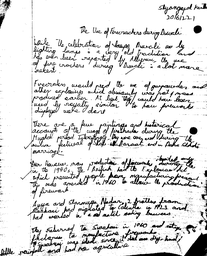
#> input picture src/Document/bin1.png, 207 x 256 px, shrunk from 902 x 1114 before the run, given in place of 012.png, which was not available
$ jupyter execute ShadowRemovalDemo.ipynb   (shell and % lines are left out)   (older library calls are emulated)
#> lines starting #> are read from the running program, lines starting #| are printed output that depends on the picture; after the words box and inside, x2 and y2 are one past the last pixel; in counts of white or black regions, pixels touching at a corner belong together; long printed decimals are rounded; pictures that were not available may be replaced by others from this repository, and a replacement may not be noted
[cell 1]
import numpy as np
import cv2
import matplotlib.pyplot as plt
from PIL import Image
from scipy import ndimage
from skimage.morphology import erosion, dilation, opening, closing, white_tophat
from skimage.morphology import disk

[cell 2]
def adaptive_thresh(input_img):

    h, w = input_img.shape

    S = int(w/8)
    s2 = int(S/2)
    T = 15.0

    #integral img
    int_img = np.zeros_like(input_img, dtype=np.uint32)
    for col in range(w):
        for row in range(h):
            int_img[row,col] = input_img[0:row,0:col].sum()

    #output img
    out_img = np.zeros_like(input_img)

    for col in range(w):
        for row in range(h):
            #SxS region
            y0 = max(row-s2, 0)
            y1 = min(row+s2, h-1)
            x0 = max(col-s2, 0)
            x1 = min(col+s2, w-1)

            count = (y1-y0)*(x1-x0)
            #print(x0,y0,x1,y1)
            sum_ = int_img[y1, x1]-int_img[y0, x1]-int_img[y1, x0]+int_img[y0, x0]

            if input_img[row, col]*count < sum_*(100.-T)/100.:
                out_img[row,col] = 0
            else:
                out_img[row,col] = 255

    return out_img


def faster_bradley_threshold(image, threshold=70, window_r=45):
    percentage = threshold / 100.
    window_diam = 2*window_r + 1
    # convert image to numpy array of grayscale values
    img = np.array(image).astype(np.float) # float for mean precision
    # matrix of local means with scipy
    means = ndimage.uniform_filter(img, window_diam)
    # result: 0 for entry less than percentage*mean, 255 otherwise
    height, width = img.shape[:2]
    result = np.zeros((height,width), np.uint8)   # initially all 0
    result[img >= percentage * means] = 255
    return np.array(result)

[cell 3]
def get_shading(rim,mask):
    im=rim

    im=cv2.copyMakeBorder(rim, top=100, bottom=100, left=100, right=100, borderType= cv2.BORDER_CONSTANT, value=255)
    mask=cv2.copyMakeBorder(mask, top=100, bottom=100, left=100, right=100, borderType= cv2.BORDER_CONSTANT, value=255)
    mask=mask/255
    shading=np.zeros(im.shape)
    for i in range(len(im)):
        #print(i)
        for j in range(len(im[i])):
            if mask[i][j]>0:
                shading[i][j]=im[i][j]
            else:
                dx=3
                dy=3
                while np.count_nonzero(mask[i-dx:i+dx,j-dy:j+dy])<25:
                    dx+=2
                    dy+=1
                curr=0.0
                tot=0.0
                for it1 in range(max(i-dx,0),min(i+dx,len(mask))):
                    for it2 in range(max(j-dy,0),min(j+dy,len(mask[0]))):
                        if mask[it1][it2]>0:
                            curr+=im[it1][it2]
                            tot+=1
                shading[i][j]=curr/tot


    return shading[100:-100,100:-100]


def get_reflectance(im,shading):
    reflectance=np.zeros(im.shape,dtype='float64')
    for i in range(len(im)):
        for j in range(len(im[i])):
            if shading[i][j]==0:
                reflectance[i][j]=im[i][j]
            else:
                reflectance[i][j]=((im[i][j]*1.0)/shading[i][j])


    return reflectance

[cell 4]
rim=cv2.imread('./ACCV-Dataset/RealWorld/012.png',0)
#> rim is the input picture: shape (256, 207); min 0, max 255, mean 221.4
plt.imshow(rim,cmap='gray')

[cell 5]
rim=cv2.imread('./ACCV-Dataset/RealWorld/012.png',0)
mask=adaptive_thresh(rim)
#> after the loop in adaptive_thresh, `for col in range(w):`:
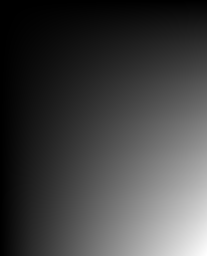
#> int_img: shape (256, 207) uint32; min 0, max 11653659, mean 3033692.7; drawn with min black and max white
#> after the loop in adaptive_thresh, `for col in range(w):`:
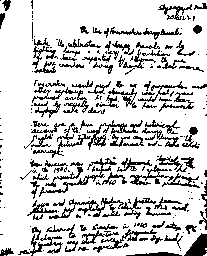
#> out_img: shape (256, 207); 81.3% white; black in thin lines or dots
c=0
for i in range(len(mask)):
    for j in range(len(mask[i])):
        if mask[i][j]>0:
            mask[i][j]=255
        else:
            mask[i][j]=0
            c+=1
#> after the loop, c = 9896
plt.imshow(mask,cmap='gray',vmax=255,vmin=0)

[cell 6]
shading=get_shading(rim,mask)
#> in get_shading, `im=cv2.copyMakeBorder(rim, top=100, bottom=100, left=100, right=100, b..`:
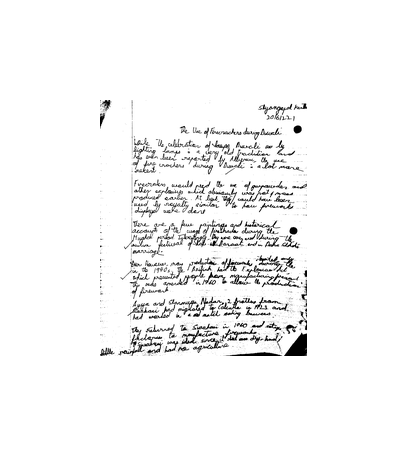
#> im: shape (456, 407); min 0, max 255, mean 245.4
#> in get_shading, `mask=cv2.copyMakeBorder(mask, top=100, bottom=100, left=100, right=100..`: mask: shape (456, 407); 94.7% white; black in thin lines or dots, all inside (x1, y1, x2, y2) = (100, 100, 307, 356)
#> after the loop in get_shading, `for i in range(len(im)):`:
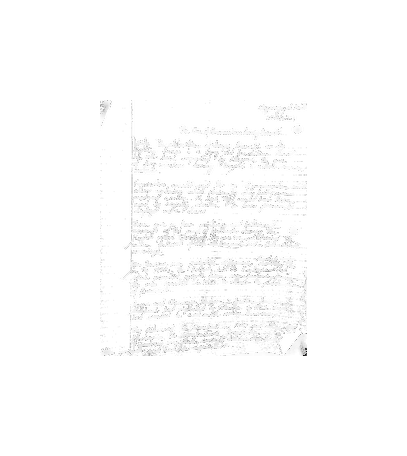
#> shading: shape (456, 407) float64; min 8, max 255, mean 253
#> in get_shading, `return shading[100:-100,100:-100]`:
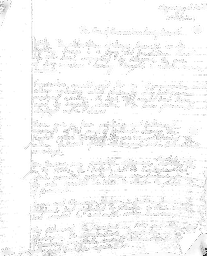
#> returned value: shape (256, 207) float64; min 8, max 255, mean 247.9

[cell 7]
plt.imshow(shading,cmap='gray')
print(np.min(shading),np.max(shading))
#| 8.0 255.0

rim=cv2.imread('./ACCV-Dataset/RealWorld/012.png',0)
print(np.min(rim),np.max(rim))
#| 0 255
plt.axis('off')

[cell 8]
nshading = (255*(shading-np.min(shading)))/(np.max(shading)-np.min(shading))
rim=get_reflectance(rim,shading)
#> after the loop in get_reflectance, `for i in range(len(im)):`:
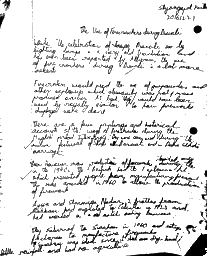
#> reflectance: shape (256, 207) float64; min 0, max 1, mean 0.891
print(np.min(rim),np.max(rim))
#| 0.0 1.0
plt.imshow(rim,cmap='gray')
plt.axis('off')

[cell 9]
#rim=cv2.resize(rim,None,fx=0.2,fy=0.2)
rim=rim*255.0
for i in range(2):

    print("Iteration",i)
    #mask=cv2.adaptiveThreshold(rim, 255,cv2.ADAPTIVE_THRESH_GAUSSIAN_C, cv2.THRESH_BINARY,41,20)
    mask=adaptive_thresh(rim)

    #mask=cv2.dilate(mask,circle,iterations = 1)
    print("Thresholding done")
    n3=str(i)+'mask.png'
    #cv2.imwrite(n3,mask)

    shading=get_shading(rim,mask)
    print("shading done")

    #plt.imshow(shading,cmap='gray')

    rim=get_reflectance(rim,shading)
    ms=np.max(rim)
    mi=np.min(rim)
    rim=255*(rim-np.min(rim))
    rim=rim/(ms-mi)
    n1=str(i)+'shading.png'
    n2=str(i)+'reflectance.png'
#> this loop made 2 passes
#> (ms, mi) on passes 1 to 2: (1, 0), (1, 0)
#> pass 1, in get_shading (call 2), `im=cv2.copyMakeBorder(rim, top=100, bottom=100, left=100, right=100, b..`:
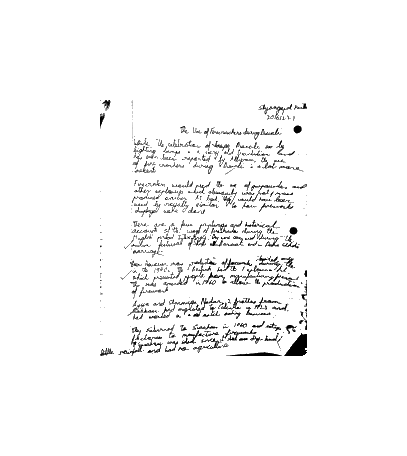
#> im: shape (456, 407) float64; min 0, max 255, mean 247.1
#> pass 1, in get_shading (call 2), `mask=cv2.copyMakeBorder(mask, top=100, bottom=100, left=100, right=100..`:
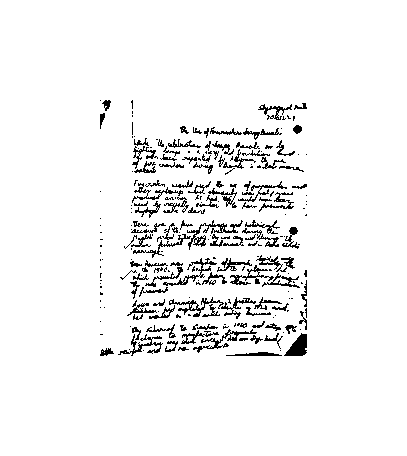
#> mask: shape (456, 407) float64; 94.7% white; black in thin lines or dots, all inside (x1, y1, x2, y2) = (100, 100, 307, 356)
    #cv2.imwrite(n1,shading)
    #cv2.imwrite(n2,rim)

[cell 10]
plt.imshow(rim,cmap='gray')
cv2.imwrite('ref.png',rim)
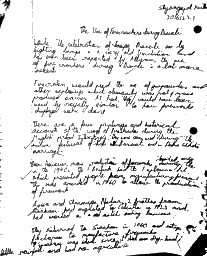
#> saved as ref.png: shape (256, 207); min 0, max 255, mean 227.5
#> Out = True

[cell 11]
print(np.min(shading),np.max(shading))
#| 175.394 255.0
print(shading.shape)
#| (256, 207)
shading=np.array(shading,dtype='uint8')
#> shading: shape (256, 207)
ret,shadow_mask = cv2.threshold(shading,0,255,cv2.THRESH_BINARY+cv2.THRESH_OTSU)
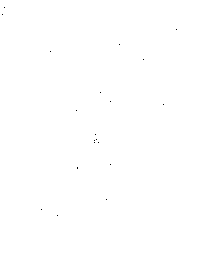
#> shadow_mask: shape (256, 207); 100% white; black in thin lines or dots, all inside (x1, y1, x2, y2) = (2, 7, 177, 216)
#> ret = 200

im1=cv2.imread('./ACCV-Dataset/RealWorld/012.png',0)
gm=0
num=0.0
dem=0.0
for i in range(len(im1)):
    for j in range(len(im1[i])):
        num+=im1[i][j]*shadow_mask[i][j]*mask[i][j]
        dem+=mask[i][j]*shadow_mask[i][j]
#> after the loop, dem = 2.81e+09; num = 80695515

gm=num/dem
#> gm = 0.0287
print(gm)
#| 0.02869
rim=cv2.imread('ref.png',0)
fin=np.zeros(im1.shape,dtype='float64')
for i in range(len(fin)):
    for j in range(len(fin[i])):
        fin[i][j]=rim[i][j]*gm
plt.imshow(fin,cmap='gray',vmax=255,vmin=0)
plt.axis('off')
